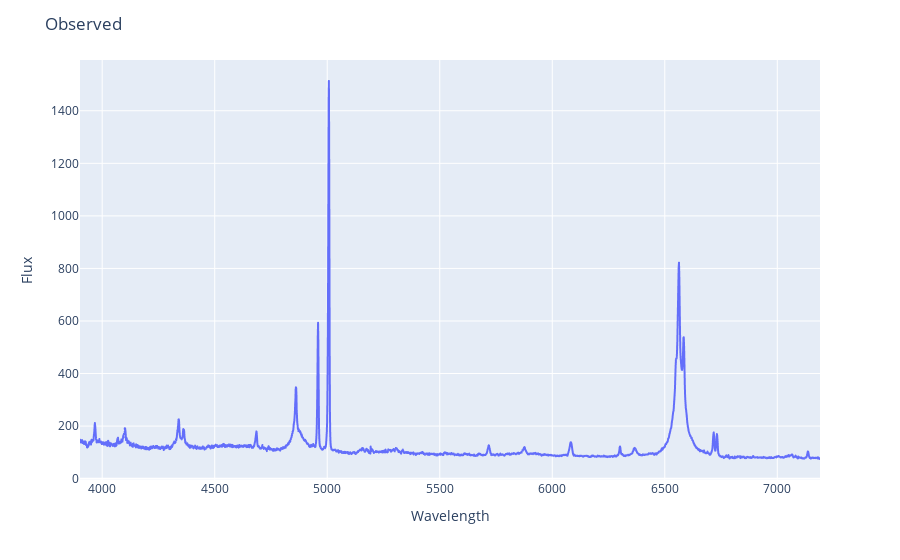

Source (notebook cell):
### Markdown cell above
## Defining the fitting model

### Code cell
# plotly interactive plot to inspect the lines

fig = px.line(x=s.wave, y=s.flux+s.host)
fig.update_layout(
    title="Observed",
    xaxis_title="Wavelength",
    yaxis_title="Flux",
    )
fig.show()

### Figure 1 — Plotly figure (JSON) as saved in the notebook; plotly's stock layout.template omitted (floating-point values rounded to 4 significant figures; data arrays with more than 128 entries replaced by an {"elided": "..."} marker saying what was removed)
{"data": [{"hovertemplate": "x=%{x}<br>y=%{y}<extra></extra>", "legendgroup": "", "line": {"color": "#636efa", "dash": "solid"}, "marker": {"symbol": "circle"}, "mode": "lines", "name": "", "showlegend": false, "type": "scattergl", "x": {"elided": "2656 float values"}, "xaxis": "x", "y": {"elided": "2656 float values"}, "yaxis": "y"}], "layout": {"legend": {"tracegroupgap": 0}, "margin": {"t": 60}, "title": {"text": "Observed"}, "xaxis": {"anchor": "y", "domain": [0, 1], "title": {"text": "Wavelength"}}, "yaxis": {"anchor": "x", "domain": [0, 1], "title": {"text": "Flux"}}}}
